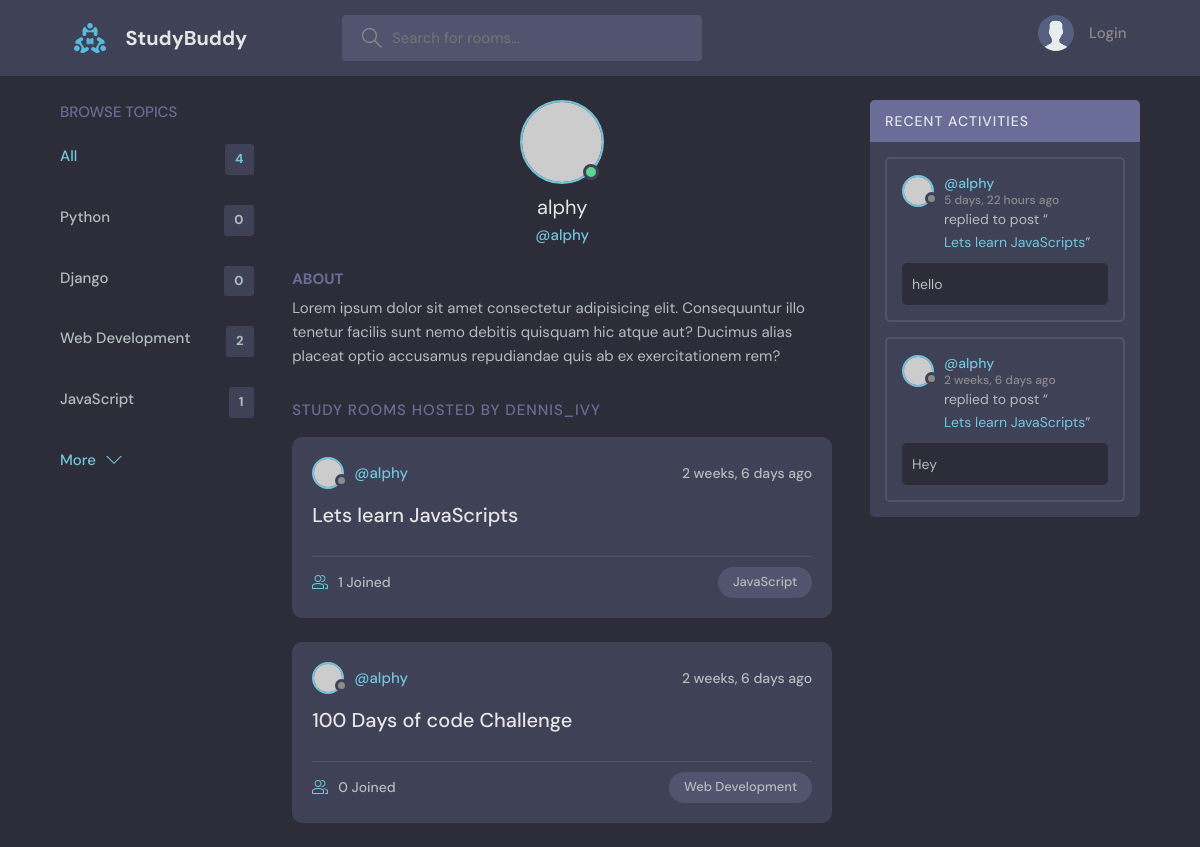
/profile/1/, run on an earlier commit of the app's database.
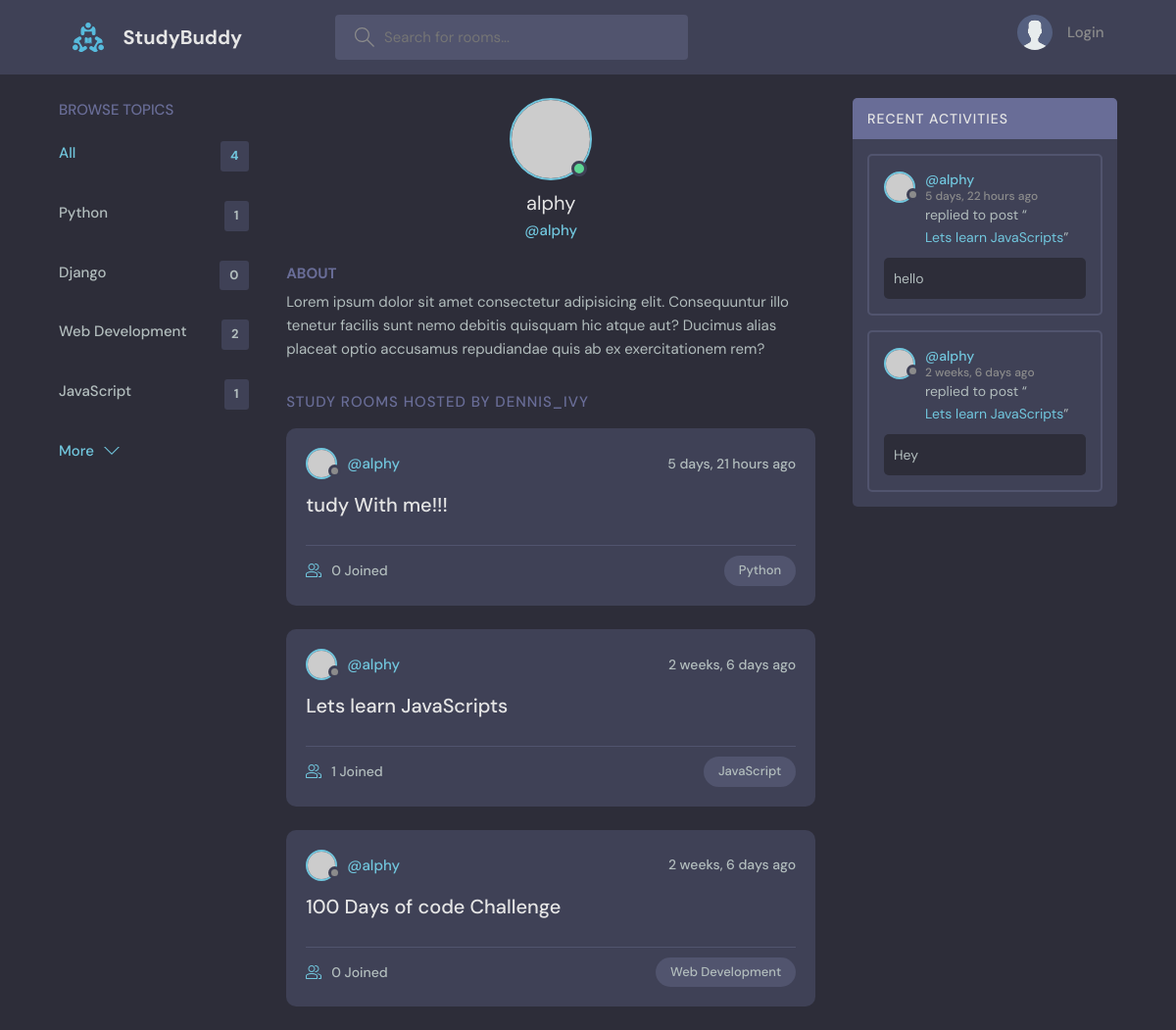
And on a later commit of the database.
### base/models.py (models this page shows, shortened)
class Topic(models.Model):
    name = models.CharField(max_length=200)

class Room(models.Model):
    host = models.ForeignKey(User, on_delete=models.SET_NULL, null=True)
    topic = models.ForeignKey(Topic, on_delete=models.SET_NULL, null=True)
    name = models.CharField(max_length=200)
    description = models.TextField(null=True, blank=True)
    participants = models.ManyToManyField(User, related_name='participants', blank=True)
    updated = models.DateTimeField(auto_now=True)
    created = models.DateTimeField(auto_now_add=True)
    class Meta:
        ordering = ['-updated', '-created']
    def __str__(self):
        return self.name

class Message(models.Model):
    user = models.ForeignKey(User, on_delete=models.CASCADE)
    room = models.ForeignKey(Room, on_delete=models.CASCADE)
    body = models.TextField()
    updated = models.DateTimeField(auto_now=True)
    created = models.DateTimeField(auto_now_add=True)
    class Meta:
        ordering = ['-updated', '-created']

### base/views.py (the view)
# urls.py: path('profile/<str:pk>/', views.userProfile, name='user-profile'),
def userProfile(request, pk):
    user= User.objects.get(id=pk)
    rooms = user.room_set.all()
    room_messages = user.message_set.all()
    topics = Topic.objects.all()
    context = {'user': user, 'rooms': rooms, 'room_messages': room_messages, 'topics': topics}
    return render(request, 'base/profile.html', context)

### base/templates/base/profile.html (shortened to what this page needs)
{% extends 'main.html' %}
{% block content %}
  <main class="profile-page layout layout--3">
    <div class="container">
      {% include 'base/topics_component.html' %}
      <div class="roomList">
        <div class="profile">
          <div class="profile__avatar">
            <div class="avatar avatar--large active">
              <img src="https://randomuser.me/api/portraits/men/11.jpg" />
            </div>
          </div>
          <div class="profile__info">
            <h3>{{user.username}}</h3>
            <p>@{{user.username}}</p>
          </div>
          <div class="profile__about">
            <h3>About</h3>
            <p>
              Lorem ipsum dolor sit amet consectetur adipisicing elit. Consequuntur illo tenetur
              facilis sunt nemo debitis quisquam hic atque aut? Ducimus alias placeat optio
              accusamus repudiandae quis ab ex exercitationem rem?
            </p>
          </div>
        </div>
        <div class="roomList__header">
          <div>
            <h2>Study Rooms Hosted by dennis_ivy</a>
            </h2>
          </div>
        </div>
        {% include 'base/feed_component.html' %}
      </div>
      {% include 'base/activity_component.html' %}
    </div>
  </main>
  {% endblock content %}

### base/templates/base/topics_component.html
<div class="topics">
    <div class="topics__header">
      <h2>Browse Topics</h2>
    </div>
    <ul class="topics__list">
      <li>
        <a href="{%url 'home' %}" class="active">All <span>{{topics.count}}</span></a>
      </li>
      {% for topic in topics %}
      <li>
        <a href="{% url 'home' %}?q={{topic.name}}">{{topic.name}} <span>{{topic.room_set.all.count}}</span></a>
      </li>
      {% endfor %}
    </ul>
    <a class="btn btn--link" href="topics.html">
      More
      <svg version="1.1" xmlns="http://www.w3.org/2000/svg" width="32" height="32" viewBox="0 0 32 32">
        <title>chevron-down</title>
        <path d="M16 21l-13-13h-3l16 16 16-16h-3l-13 13z"></path>
      </svg>
    </a>
  </div>

### base/templates/base/feed_component.html (shortened to what this page needs)
{% for room in rooms %}
<div class="roomListRoom">
    <div class="roomListRoom__header">
      <a href="{% url 'user-profile' room.host.id %}" class="roomListRoom__author">
        <div class="avatar avatar--small">
          <img src="https://randomuser.me/api/portraits/women/11.jpg" />
        </div>
        <span>@{{room.host.username}}</span>
      </a>
      <div class="roomListRoom__actions">
        <span>{{room.created|timesince}} ago</span>
      </div>
    </div>
    <div class="roomListRoom__content">
      <a href="{% url 'room' room.id %}">{{room.name}}</a>
    </div>
    <div class="roomListRoom__meta">
      <a href="{% url 'room' room.id %}" class="roomListRoom__joined">
        {{room.participants.all.count}} Joined
      </a>
      <p class="roomListRoom__topic">{{room.topic.name}}</p>
    </div>
  </div>
  {% endfor %}

### base/templates/base/activity_component.html (shortened to what this page needs)
<div class="activities">
    <div class="activities__header">
      <h2>Recent Activities</h2>
    </div>
    {% for message in room_messages %}
    <div class="activities__box">
      <div class="activities__boxHeader roomListRoom__header">
        <a href="{% url 'user-profile' message.user.id %}" class="roomListRoom__author">
          <div class="avatar avatar--small">
            <img src="https://randomuser.me/api/portraits/women/11.jpg" />
          </div>
          <p>
            @{{message.user}}
            <span>{{message.created|timesince}} ago</span>
          </p>
        </a>
      </div>
      <div class="activities__boxContent">
        <p>replied to post “<a href="{%url 'room' message.room.id %}">{{message.room}}</a>”</p>
        <div class="activities__boxRoomContent">
            {{message.body}}
        </div>
      </div>
    </div>
    {% endfor %}
  </div>

What changed in the data, as far as the page shows it:
computed for Topic "Python": room_set.all.count "0" → "1"
added Room: host.username "alphy", created "5 days, 21 hours", name "tudy With me!!!", participants.all.count "0", topic.name "Python"
